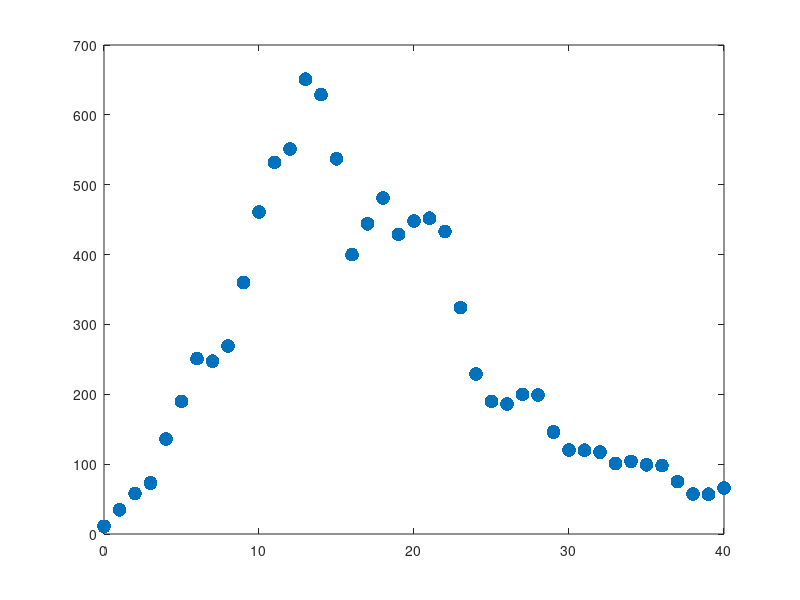

MATLAB code for this plot: (Note: this script raises an error after producing the figure.)
% Data Fitting: Viral Dynamics model

clear all

global a b c d 
global S0 P0 I0 R0
global tData IData
    
exp_data = load('DataH1N1.dat');

tData = exp_data(:,1);
IData = exp_data(:,2).*18234;
 
plot(tData,IData,'.','MarkerSize',30)
hold on

% % ---- Fixed model parameters and initial condition -----
S0 = 18223;
P0 = 0;
I0 = 11;
R0 = 0;

d = 1/6;

% 
% % % % ----- Estimated model parameters -----
 a_ini = 5.45e-6;
 b_ini = 0.2;
 c_ini = 3.74e-7;

 initial_params = [a_ini b_ini c_ini];
% 
% % %%===== minimising error ====== 
params = fminsearch(@SSR, initial_params); %alternate check fmincon

% % % final solution of system with estimated parameters
% % %%%%%%%%%%%%%%%%%%%%%%%%%%%%%%%%%%%%%%%%%%%%%%%%%%%
a = params(1); 
b = params(2);
c = params(3); 

% 
z0 = [S0 P0 I0 R0];
% 
[t z] = ode45('Deqns', [0 40], z0');

S = z(:,1);
P = z(:,2);
I = z(:,3);
R = z(:,4);

% % %=========PLOTTTING
% 
plot(t, I,'k','LineWidth',4)
% axis square
axis([0 40 0 1000])
xlabel('Days')
ylabel('Number of infected individuals')
set(gca,'fontsize',20)
legend('Data','Model')
a
b
c
